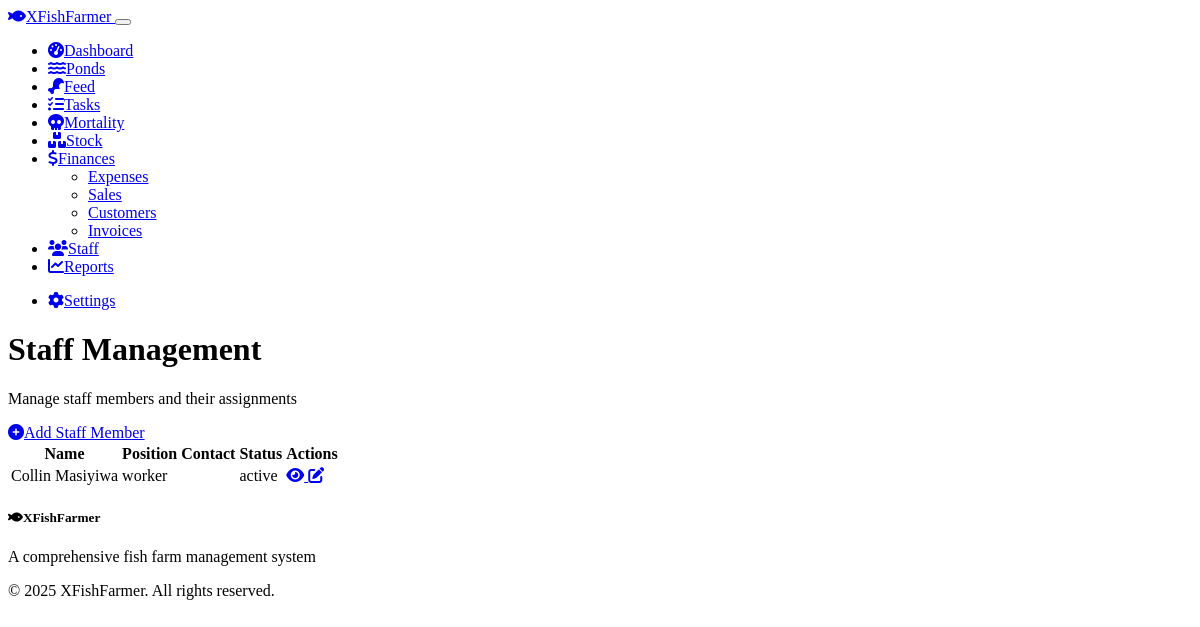
Page /staff on the earlier database version.
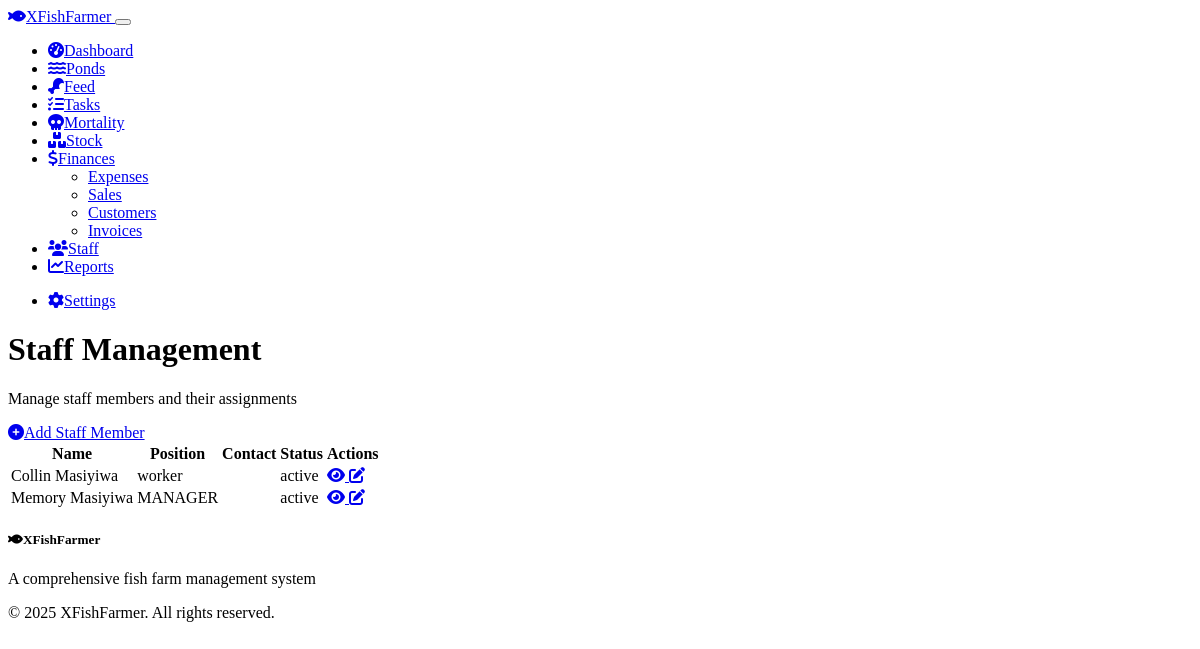
Same page on the later database version.
### models.py (models this page shows, shortened)
class Staff(db.Model):
    id = db.Column(db.Integer, primary_key=True)
    name = db.Column(db.String(100), nullable=False)
    position = db.Column(db.String(100), nullable=True)
    phone = db.Column(db.String(20), nullable=True)
    email = db.Column(db.String(100), nullable=True)
    address = db.Column(db.String(200), nullable=True)
    hire_date = db.Column(db.Date, nullable=False, default=date.today)
    status = db.Column(db.String(20), default='active')  # active, inactive, on leave
    notes = db.Column(db.Text, nullable=True)
    date_created = db.Column(db.DateTime, default=datetime.utcnow)
    date_updated = db.Column(db.DateTime, default=datetime.utcnow, onupdate=datetime.utcnow)
    tasks = db.relationship('Task', backref='assigned_to', lazy=True)

### routes.py (the view)
@app.route('/staff')
def staff():
    staff_members = Staff.query.all()
    return render_template('staff/index.html', staff_members=staff_members)

### templates/staff/index.html (shortened to what this page needs)
{% extends "layout.html" %}
{% block page_title %}Staff Management{% endblock %}
{% block content %}
<div class="row mb-4">
    <div class="col-12">
        <div class="d-flex justify-content-between align-items-center">
            <p class="lead">Manage staff members and their assignments</p>
            <a href="{{ url_for('create_staff') }}" class="btn btn-primary">
                <i class="fas fa-plus-circle me-2"></i>Add Staff Member
            </a>
        </div>
    </div>
</div>
<div class="row">
    <div class="col-12">
        <div class="card shadow">
            <div class="card-body">
                {% if staff_members %}
                <div class="table-responsive">
                    <table class="table table-hover">
                        <thead>
                            <tr>
                                <th>Name</th>
                                <th>Position</th>
                                <th>Contact</th>
                                <th>Status</th>
                                <th>Actions</th>
                            </tr>
                        </thead>
                        <tbody>
                            {% for staff in staff_members %}
                            <tr>
                                <td>{{ staff.name }}</td>
                                <td>{{ staff.position }}</td>
                                <td>
                                </td>
                                <td>
                                    <span class="badge bg-{{ 'success' if staff.status == 'active' else 'warning' if staff.status == 'on leave' else 'secondary' }}">
                                        {{ staff.status }}
                                    </span>
                                </td>
                                <td>
                                    <div class="btn-group">
                                        <a href="{{ url_for('view_staff', staff_id=staff.id) }}" class="btn btn-sm btn-info">
                                            <i class="fas fa-eye"></i>
                                        </a>
                                        <a href="{{ url_for('edit_staff', staff_id=staff.id) }}" class="btn btn-sm btn-warning">
                                            <i class="fas fa-edit"></i>
                                        </a>
                                    </div>
                                </td>
                            </tr>
                            {% endfor %}
                        </tbody>
                    </table>
                </div>
                {% else %}
                <div class="text-center py-4">
                    <i class="fas fa-users fa-3x mb-3 text-muted"></i>
                    <h5>No Staff Members Found</h5>
                    <p class="text-muted">Add your first staff member</p>
                </div>
                {% endif %}
            </div>
        </div>
    </div>
</div>
{% endblock %}

Differences in the rows shown:
added Staff: name "Memory Masiyiwa", position "MANAGER", status "active"
